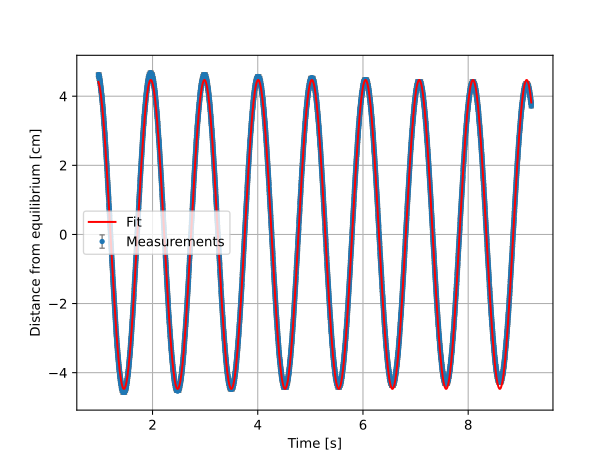

Python code for this plot:
import matplotlib.pyplot as plt
import numpy as np
import pandas as pd
import scipy

import constants
import utils
from constants import NATURAL_FREQUENCY, NATURAL_FREQUENCY_ERROR

# path = utils.get_edited_data_path(Path("simple.txt"), start_index=486)
path = "simple.csv"
data = pd.read_csv("simple.csv")

ticks = data["ticks"]
time = data["time"]
ticks /= constants.TICKS_PER_METER

plt.errorbar(time, ticks * 100, yerr=constants.TICKS_PER_METER_ERROR * 100, fmt=".", label="Measurements", ecolor='gray',
         elinewidth=1, capsize=2)

amplitude = utils.get_amplitude(ticks)
peak_indices, _ = scipy.signal.find_peaks(ticks)
peaks = ticks.values[peak_indices] * 100
peak1, peak2 = peaks[0], peaks[-1]
print(f"{peak1=:.2f}, {peak2=:.2f}, {((peak1-peak2)/peak1) * 100:.2f}%")

# plt.plot(time[peak_indices], peaks, "^", label="Peaks")


def sine_func(time, amplitude, frequency, phase):
    return amplitude * np.cos(frequency * time + phase)


guess_amplitude = (np.max(ticks) - np.min(ticks)) / 2
guess_frequency = 2 * np.pi / 1
guess_phase = 0
p0 = [guess_amplitude, guess_frequency, guess_phase]

ticks_err = 1 / constants.TICKS_PER_METER
popt, pcov = scipy.optimize.curve_fit(sine_func, time, ticks, p0=p0, sigma=ticks_err)
amplitude_fit, frequency_fit, phase_fit = popt
amplitude_error, frequency_error, phase_error = np.sqrt(pcov.diagonal())

print(f"Amplitude = {amplitude_fit * 100:.2f}±{amplitude_error * 100:.5e}cm")
print(f"ω = {frequency_fit:.2f}±{frequency_error:.5e} 1/sec")
print(f"φ = {phase_fit / np.pi:.2f}±{phase_error / np.pi:.5e}π rad")

t_fit = np.linspace(time.min(), time.max(), 1000)
plt.plot(t_fit, sine_func(t_fit, *popt) * 100, "r-", label="Fit", zorder=3)

plt.legend()
plt.grid()
plt.xlabel("Time [s]")
plt.ylabel("Distance from equilibrium [cm]")
plt.savefig("simple.svg", format="svg")
plt.show()

error = (np.abs(frequency_fit - NATURAL_FREQUENCY) / NATURAL_FREQUENCY) * 100
print(f"Theory: {NATURAL_FREQUENCY}±{NATURAL_FREQUENCY_ERROR} | Error percentage of frequency from theory: {error:.2f}%")

fitted = sine_func(time, *popt)
residuals = ticks - fitted
ss_res = np.sum(residuals ** 2)
ss_tot = np.sum((ticks - np.mean(ticks)) ** 2)
r_squared = 1 - ss_res / ss_tot

print(f"R^2 = {r_squared:.6f}")
